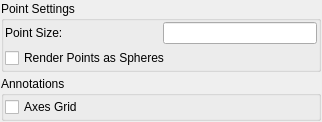
<?xml version="1.0" encoding="UTF-8"?>
<ui version="4.0">
 <class>VSAdvancedVisibilitySettingsWidget</class>
 <widget class="QWidget" name="VSAdvancedVisibilitySettingsWidget">
  <property name="geometry">
   <rect>
    <x>0</x>
    <y>0</y>
    <width>322</width>
    <height>116</height>
   </rect>
  </property>
  <property name="windowTitle">
   <string>Advanced Visibility Settings</string>
  </property>
  <layout class="QGridLayout" name="gridLayout">
   <property name="leftMargin">
    <number>1</number>
   </property>
   <property name="topMargin">
    <number>1</number>
   </property>
   <property name="rightMargin">
    <number>1</number>
   </property>
   <property name="bottomMargin">
    <number>1</number>
   </property>
   <property name="spacing">
    <number>4</number>
   </property>
   <item row="0" column="0">
    <widget class="QGroupBox" name="pointRenderingGroupBox">
     <property name="title">
      <string>Point Settings</string>
     </property>
     <layout class="QGridLayout" name="gridLayout_3">
      <property name="leftMargin">
       <number>1</number>
      </property>
      <property name="topMargin">
       <number>1</number>
      </property>
      <property name="rightMargin">
       <number>1</number>
      </property>
      <property name="bottomMargin">
       <number>1</number>
      </property>
      <property name="spacing">
       <number>4</number>
      </property>
      <item row="0" column="1">
       <widget class="QLineEdit" name="pointSizeEdit">
        <property name="sizePolicy">
         <sizepolicy hsizetype="Minimum" vsizetype="Fixed">
          <horstretch>0</horstretch>
          <verstretch>0</verstretch>
         </sizepolicy>
        </property>
       </widget>
      </item>
      <item row="1" column="0" colspan="2">
       <widget class="QCheckBox" name="pointSphereCheckBox">
        <property name="text">
         <string>Render Points as Spheres</string>
        </property>
       </widget>
      </item>
      <item row="0" column="0">
       <widget class="QLabel" name="pointSizeLabel">
        <property name="sizePolicy">
         <sizepolicy hsizetype="Minimum" vsizetype="Preferred">
          <horstretch>0</horstretch>
          <verstretch>0</verstretch>
         </sizepolicy>
        </property>
        <property name="text">
         <string>Point Size:</string>
        </property>
       </widget>
      </item>
     </layout>
    </widget>
   </item>
   <item row="1" column="0">
    <widget class="QGroupBox" name="annotationGroupBox">
     <property name="title">
      <string>Annotations</string>
     </property>
     <layout class="QVBoxLayout" name="verticalLayout">
      <property name="spacing">
       <number>4</number>
      </property>
      <property name="leftMargin">
       <number>1</number>
      </property>
      <property name="topMargin">
       <number>1</number>
      </property>
      <property name="rightMargin">
       <number>1</number>
      </property>
      <property name="bottomMargin">
       <number>1</number>
      </property>
      <item>
       <widget class="QCheckBox" name="viewAxesGridCheckBox">
        <property name="text">
         <string>Axes Grid</string>
        </property>
       </widget>
      </item>
     </layout>
    </widget>
   </item>
  </layout>
 </widget>
 <resources/>
 <connections/>
</ui>
